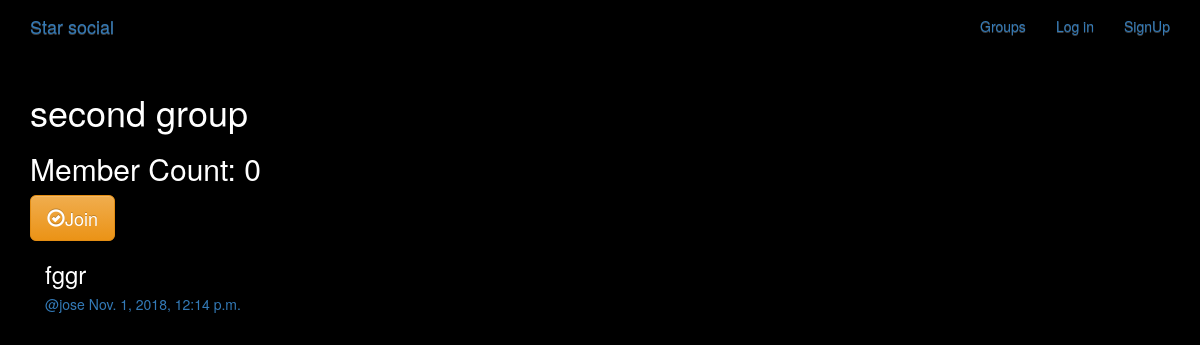
The page /groups/posts/in/second-group on the database its author committed.
### groups/models.py (models this page shows, shortened)
class Group(models.Model):
    name = models.CharField(max_length=255,unique=True)
    slug  = models.SlugField(allow_unicode=True,unique=True)
    description = models.TextField(blank=True,default='')
    description_html = models.TextField(editable=False,default='',blank=True)
    members = models.ManyToManyField(User,through='GroupMember')
    class Meta:
        ordering = ['name']

### posts/models.py (models this page shows, shortened)
class Post(models.Model):
    user = models.ForeignKey(User,related_name='posts',on_delete=models.CASCADE)
    created_at = models.DateTimeField(auto_now=True)
    message = models.TextField()
    message_html = models.TextField(editable=False)
    group = models.ForeignKey(Group,related_name='posts',null=True,blank=True,on_delete=models.CASCADE)
    class Meta:
        ordering = ['-created_at']
        unique_together = ['user','message']

### groups/views.py (the view)
# urls.py: url(r'posts/in/(?P<slug>[-\w]+)$',views.SingleGroup.as_view(),name='single'),
class SingleGroup(generic.DetailView):
     model = Group

### groups/templates/groups/group_detail.html
{% extends "groups/group_base.html" %}
{% block pregroup %}
<h1>{{group.name}}</h1>
<h2>Member Count: {{group.members.count}}</h2>
<div class="content">
  {% if user in group.members.all %}
    <a href="{% url 'groups:leave' slug=group.slug %}" class="btn btn-lg btn-fill btn-warning">
      <span class='glyphicon glyphicon-remove-circle'></span>Leave
    </a>
  {% else %}
    <a href="{% url 'groups:join' slug=group.slug %}" class="btn btn-lg btn-fill btn-warning">
      <span class='glyphicon glyphicon-ok-circle'></span>Join
    </a>
  {% endif %}
</div>
{% endblock %}
{% block group_content %}
<div class="col-md-8">
  {% if group.posts.count == 0 %}
    <h2>No posts in this group yet!</h2>
  {% else %}
    {% for post in group.posts.all %}
      {% include "posts/_post.html" %}
    {% endfor %}
  {% endif %}
</div>
{% endblock %}

### posts/templates/posts/_post.html (shortened to what this page needs)
<div class="post media">
  <h3>{{post.message_html|safe}}</h3>
  <div class="media-body">
    <h5 class='media-heading'>
      <span class='username'>
        <a href="{% url 'posts:for_user' username=post.user.username %}">@{{post.user.username}}</a>
      </span>
      <time class='time'>
        <a href="{% url 'posts:single' username=post.user.username pk=post.pk %}">
          {{post.created_at}}
        </a>
      </time>
    </h5>
  </div>
</div>

### static/css/master.css (style rules this page uses)
body { margin: 0; overflow: hidden; background-color: black; color: white; }

### rows shown on the page
Group: name "second group", members.count "0"
Post: message_html "fggr", user.username "jose", created_at "Nov. 1, 2018, 12:14 p.m."
